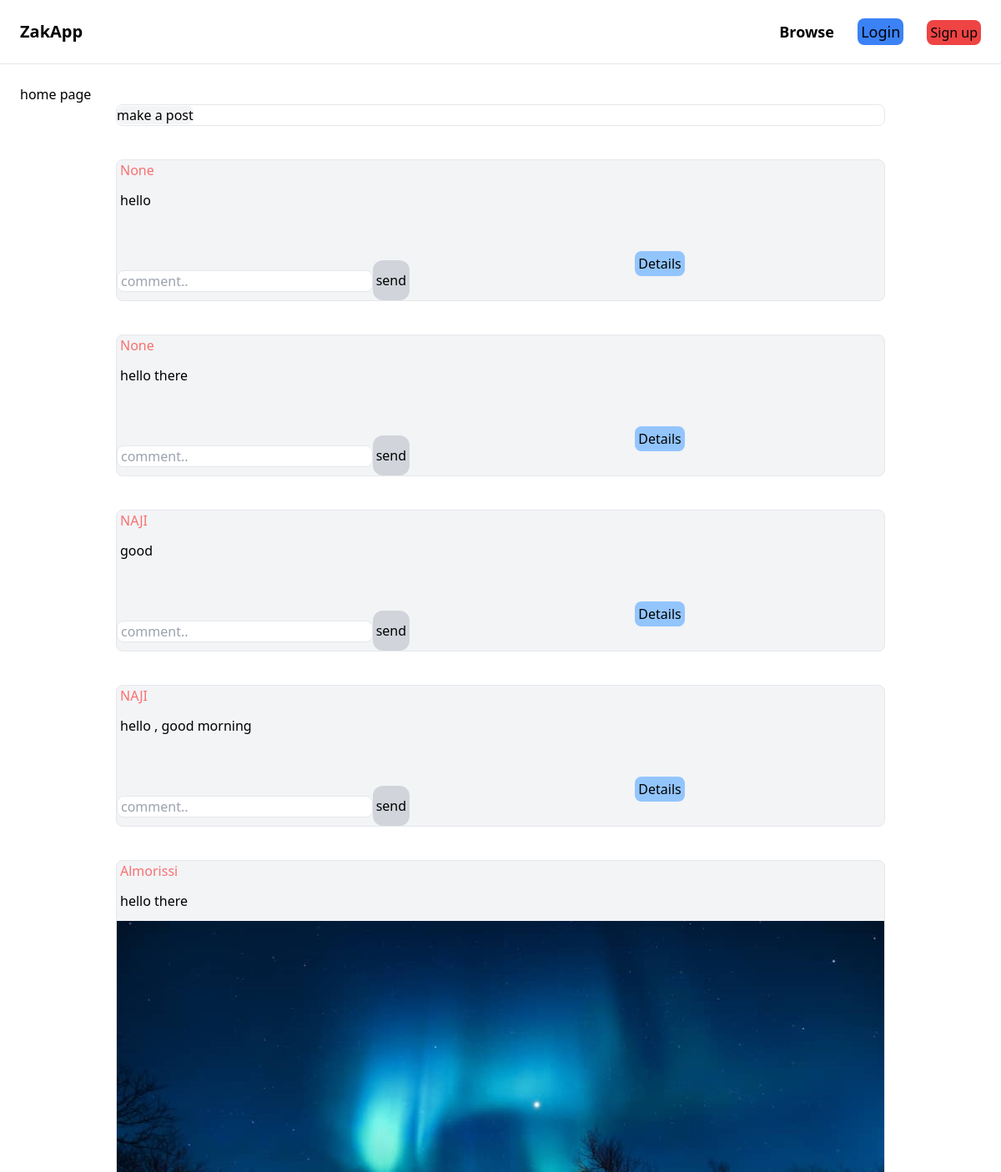
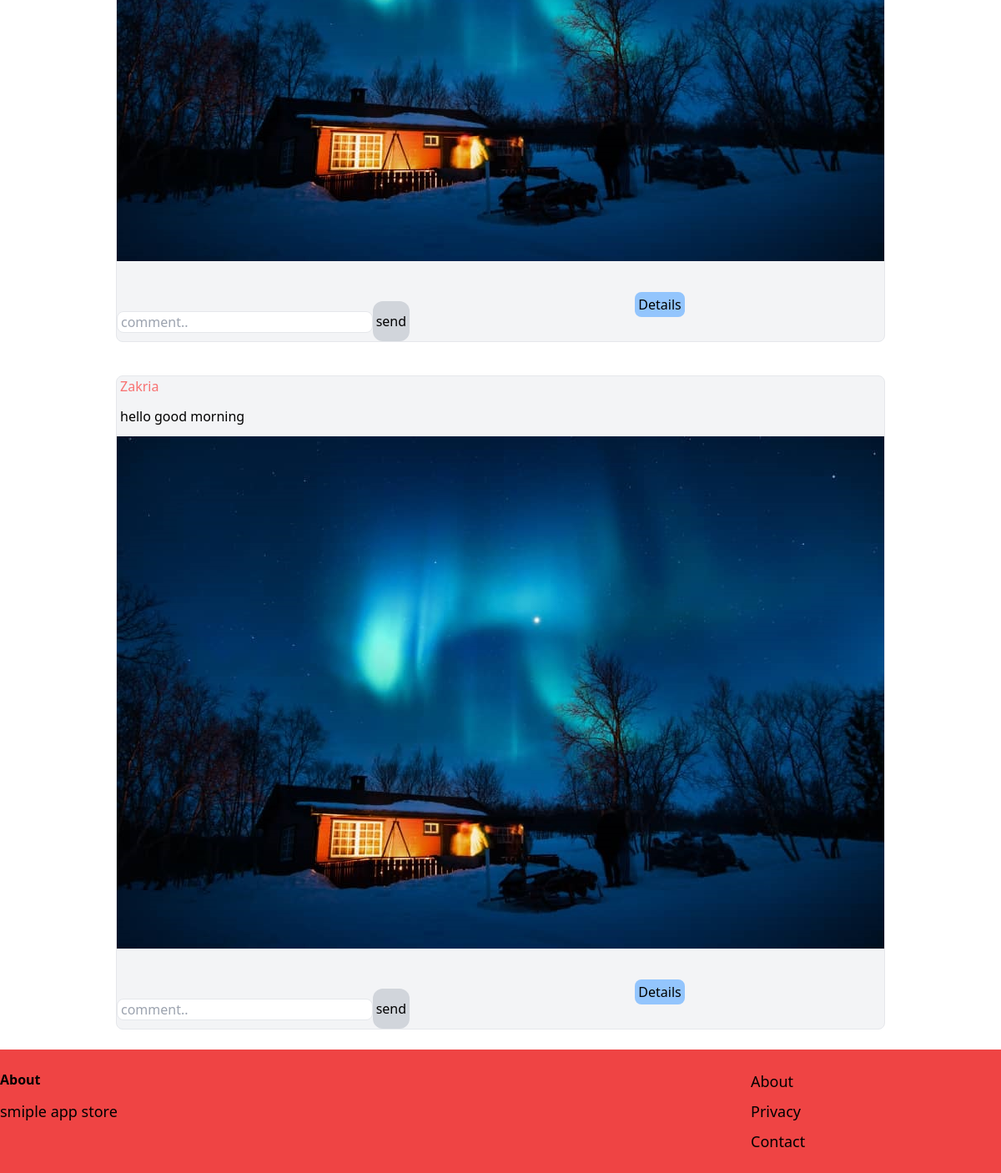
Screenshot of /app1/ with the database file from the repository (2 pictures, top to bottom).
### app1/models.py (models this page shows, shortened)
class Post(models.Model):
    name = models.ForeignKey(User,on_delete=models.CASCADE,null=True)
    text = models.CharField(max_length=500)
    image = models.ImageField(upload_to="media/",blank=True,null=True)
    posted_at = models.DateTimeField(auto_now_add=True)

### app1/views.py (the view)
# urls.py: path('',views.home_view,name="home"),
def home_view(request):
    name = request.user.username
    name = name.title()
    user_auth = request.user.is_authenticated
    post_form = Post.objects.all()
    context = {"user":name,"authenticate":user_auth,"posts":post_form}
    return render(request,"main/home.html",context)

### app1/templates/main/home.html (shortened to what this page needs)
{% extends "main/layout.html" %}
{% block content %}
{% load static %}
    <div class="grid grid-cols-auto">
        <h3>home page</h3>
        <div class="item-center mx-auto">
            <div class="w-full bg-white-100 rounded-lg border w-full">
                <div>
                    <a href="#" class="rounded-lg bg-gray-100 w-full">make a post</a>
                </div>
            </div>
            {% for item in posts %}
               <div class="grid grid-cols-1 bg-gray-100 border rounded-lg mt-10">
                    <div>
                    <a href="{% url 'comment' item.id %}" class="text-red-400 rounded-lg py-1 px-1 ">{{ item.name }}</a>
                    <p class="py-3 px-1 bg-white-100 ">{{item.text}}</p>
                    </div>
                    <div>
                        {% if item.image %}
                        <img src="{{ item.image.url }}" alt="" class=" " >
                        {% endif %}
                    </div>
                    <form method="post" action="{% url 'comment' item.id %}">
                        <div class="grid grid-cols-3">
                            <div class="mt-10">
                                <input type="text" placeholder="comment.." name="comment" class="bg-white-100 border rounded-lg w-full px-1 mt-5" id="comments">
                            </div>
                            <div class="mt-12">
                                <button type="submit" class="bg-gray-300 rounded-xl py-3 px-1 hover:bg-gray-600">send</button>
                            </div>
                            <div class="mt-10 ml-25">
                                <a href="{% url 'comment' item.id %}" class="ml-2 py-1 px-1 bg-blue-300 rounded-lg hover:bg-blue-500">Details</a>
                            </div>
                        </div>
                    </form>
               </div>
            {% endfor %}
        </div>
    </div>
{% endblock %}

### app1/templates/main/layout.html (shortened to what this page needs)
<!DOCTYPE html>
<html lang="en">
<head>
    <script src="https://cdn.tailwindcss.com"></script>
</head>
<body>
    <nav class="py-6 px-6 flex justify-between items-center border-b border-blue-150">
        <a href="/" class="text-xl font-semibold">ZakApp</a>
        <div class="space-x-6">
            <a href="#" class="text-lg font-semibold hover:text-gray-600">Browse</a>
            {% if not authenticate %}
            <a href="{% url 'login' %}"
                class="py-1 px-1 text-lg  bg-blue-500 rounded-lg  hover:bg-teal-700">Login</a>
            <a href="{% url 'signup' %}" class="py-1 px-1 bg-red-500  rounded-lg hover:bg-red-700">Sign up</a>
            {% elif authenticate %}
            <a href="#" class="py-1 px-1  bg-blue-500 rounded-lg  hover:bg-blue-700">Index</a>
            <a href="{% url 'logout' %}"
                class="py-1 px-1  bg-red-500 rounded-lg  hover:bg-red-700">Logout</a>
            {% endif %}
        </div>
    </nav>
    <div class="px-6 py-6">
        {% block content %}
        {% endblock %}
    </div>
    <footer class="py-6 py-6 flex justify-between bg-red-500">
        <div class="w-2/3  pr-10">
            <h3 class="mb-3 font-semibold text-white-400">About</h3>
            <p class="text-lg text-white-500"> smiple app store </p>
        </div>
        <div class="w-1/4">
            <ul class="space-y-2">
                <li><a href="#" class="text-lg text-white-400 hover:text-white-700">About</a></li>
                <li><a href="#" class="text-lg text-white-400 hover:text-white-700">Privacy</a></li>
                <li><a href="#" class="text-lg text-white-400 hover:text-white-700">Contact</a></li>
            </ul>
        </div>
    </footer>
</body>
</html>

### rows the page displays
Post: name "None", text "hello"
Post: name "None", text "hello there"
Post: name "NAJI", text "good"
Post: name "NAJI", text "hello , good morning"
Post: name "Almorissi", text "hello there", image (picture)
Post: name "Zakria", text "hello good morning", image (picture)
